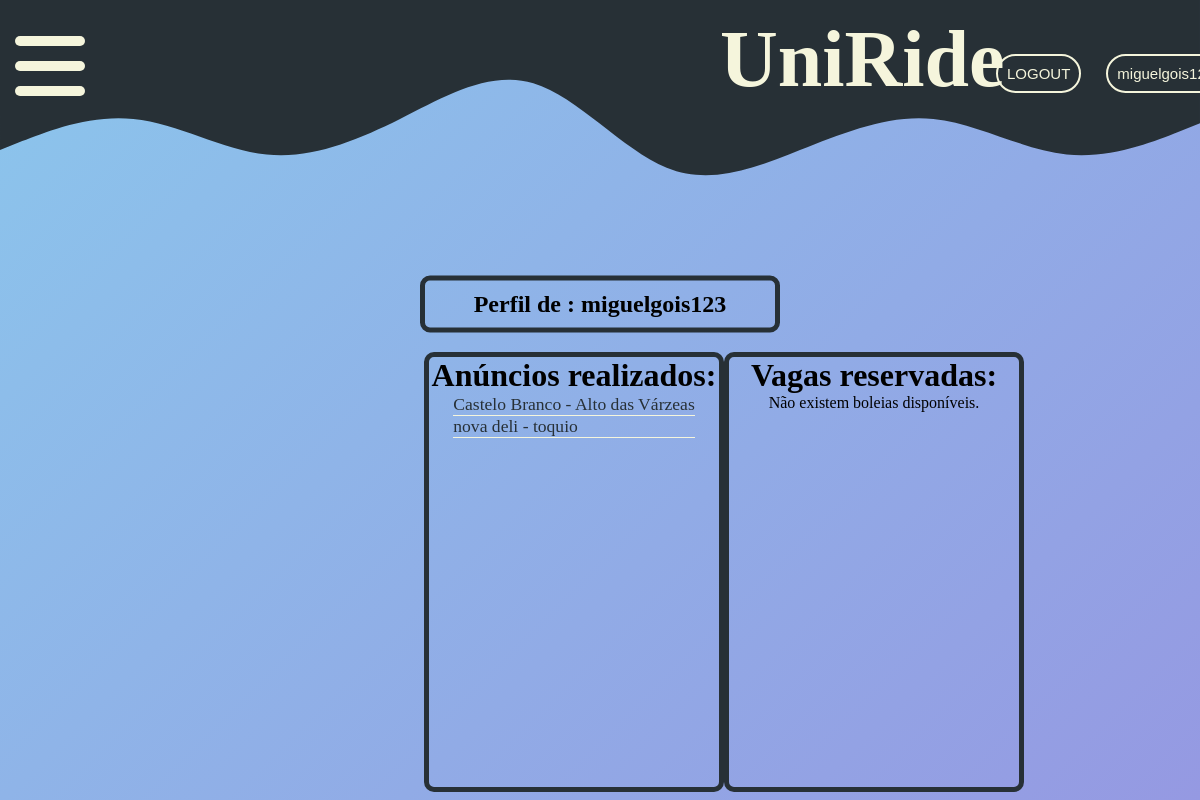
The page /user_info/ (signed in) on the database its author committed.
### MyApp/models.py (models this page shows)
class Boleia(models.Model):
    motorista = models.ForeignKey(User, on_delete=models.CASCADE, related_name='boleias_as_motorista')
    users = models.ManyToManyField(User, blank=True, related_name='boleias_as_passageiro')
    partida = models.CharField(max_length=255)
    chegada = models.CharField(max_length=255)
    horario = models.DateTimeField()
    preco = models.DecimalField(max_digits=8, decimal_places=2)
    vagas = models.IntegerField()
    detalhes = models.TextField(blank=True)

### MyApp/views.py (the view)
# urls.py: path('user_info/', views.user_info_view, name='user_info'),
def user_info_view(request):
    user = request.user
    user_boleias = Boleia.objects.filter(users=user)
    motoristas = Boleia.objects.filter(motorista=user)
    context = {
        'user': user,
        'boleias': user_boleias,
        'motoristas':motoristas
    }
    return render(request, 'MyApp/user_info.html',context)

### MyApp/templates/MyApp/user_info.html (shortened to what this page needs)
{% extends "MyApp/index.html" %}
{% block content %}
 <section class="user_info">
      <h1 id="username_user"> Perfil de : {{ request.user }} </h1>
 </section>
     <div class="user_tables">
         <div class="anuncios_feitos">
             <h1>Anúncios realizados:</h1>
             <div id="anuncios_feitos_table">
                 <ul class="anuncios_feitos_ul">
                   {% if motoristas %}
                    {% for motorista in motoristas %}
                        <li>
                                <a href="{% url 'MyApp:detalhes' motorista.id %}">
                                <span> {{ motorista.partida }} - {{ motorista.chegada}}</span>
                                </a>
                        </li>
                {%endfor%}
                </ul>
                 {% else %}
                     <p>Não existem boleias disponíveis.</p>
                    {% endif %}
             </div>
         </div>
     <div class="boleias_Im_In">
         <h1>Vagas reservadas:</h1>
         <div id="boleias_Im_In_table">
            <ul class="boleias_Im_In_ul">
                    {% if boleias %}
                    {% for boleia in boleias %}
                        <li>
                                <a href="{% url 'MyApp:detalhes' boleia.id %}">
                                    <span> {{ boleia.partida }} - {{ boleia.chegada}} </span>
                                </a>
                        </li>
                    {% endfor %}
                </ul>
                 {% else %}
                    <p>Não existem boleias disponíveis.</p>
                    {% endif %}
         </div>
     </div>
     </div>
{% endblock %}

### MyApp/templates/MyApp/index.html (shortened to what this page needs)
<!DOCTYPE html>
<html lang="en">
<head>
    {% load static %}
    <link rel="stylesheet" type="text/css" href="{% static 'MyApp/styles.css' %}" />
</head>
<body>
<nav>
      <a href="{% url 'MyApp:index' %}">
            <h1 id="titulo">UniRide</h1>
        </a>
        <section class="login_OR_register">
            {% if not user.is_authenticated %}
             <a href="{% url 'MyApp:login' %}">
                <button class="butoes_nav" id="login"> LOGIN</button>
            </a>
            <a href="{% url 'MyApp:register' %}">
                <button class="butoes_nav" id="register">REGISTER</button>
            </a>
            {% else %}
            <a href="{% url 'MyApp:logout' %}">
                <button class="butoes_nav" id="logout">LOGOUT</button>
            </a>
            <a href="{% url 'MyApp:user_info' %}">
                <button class="butoes_nav" id="user_info">{{ user.username }}</button>
            </a>
            {% endif %}
        </section>
    <div class="hamburger-menu">
        <div class="ham-bar bar-top"></div>
         <div class="ham-bar bar-mid"></div>
         <div class="ham-bar bar-bottom"></div>
    </div>
</nav>
{% block content %}{% endblock %}
</body>
</html>

### MyApp/static/MyApp/styles.css (style rules this page uses)
* { margin-left: 0; padding: 0; margin:0; box-sizing: border-box; }
body { background-image: linear-gradient(135deg, #8BC6EC 0%, #9599E2 100%); font-family: "Candara"; min-height: 100vh; }
a { text-decoration: none; }
nav { position: fixed; margin-top: -10px; width: 100%; height: 15vh; }
#titulo { position: absolute; top: 3vh; left: 90vh; color: beige; font-size: 5rem; z-index: 1; }
.login_OR_register { position: absolute; top: 8vh; left: 83%; display: flex; align-items: center; gap: 15px; }
.hamburger-menu { height: 100px; width: 100px; background-color: #273036; position: fixed; top: 1rem; cursor:pointer; }
.ham-bar { width: 70%; height: 10px; background-color: beige; border-radius:25px; position: absolute; top: 50%; left: 50%; transform: translate(-50%, -50%); transition:transform .6s, opacity .8s, top .6s; }
.bar-top { top: 25%; }
.bar-bottom { top: 75%; }
label, input, button { display: inline-block; margin-right: 10px; white-space: nowrap; }
button { padding: 9px; font-size: 15px; border-width: 2px; border-color: #F5F5DC; background-color: #273036; color: #F5F5DC; border-style: double; border-radius: 50px; }
.user_info { display: flex; flex-direction: column; justify-content: center; align-items: center; position: absolute; top: 38%; left: 50%; transform: translate(-50%, -50%); border: 5px solid #273036; border-radius: 10px; padding: 10px; max-width: 30vw; width: 100%; }
.user_tables { display: flex; flex-direction: row; justify-content:center; width:50%; left: 53vh; height: 55vh; position: absolute; top: 44%; }
.anuncios_feitos { display: flex; flex-direction: column; justify-content: flex-start; align-items: center; width:60%; height: 55vh; border: 5px solid #273036; border-radius: 10px; }
.boleias_Im_In { display: flex; flex-direction: column; justify-content: flex-start; align-items: center; width:60%; height: 55vh; border: 5px solid #273036; border-radius: 10px; }
.boleias_Im_In_ul li, .anuncios_feitos_ul li { font-size: 1.1em; list-style: none; border-bottom: 1px solid beige; }
.boleias_Im_In_ul li a, .anuncios_feitos_ul li a { color:#273036; }

### rows shown on the page
Boleia: partida "Castelo Branco", chegada "Alto das Várzeas"
Boleia: partida "nova deli", chegada "toquio"

### other values the page prints
{{ request.user }} "miguelgois123"
